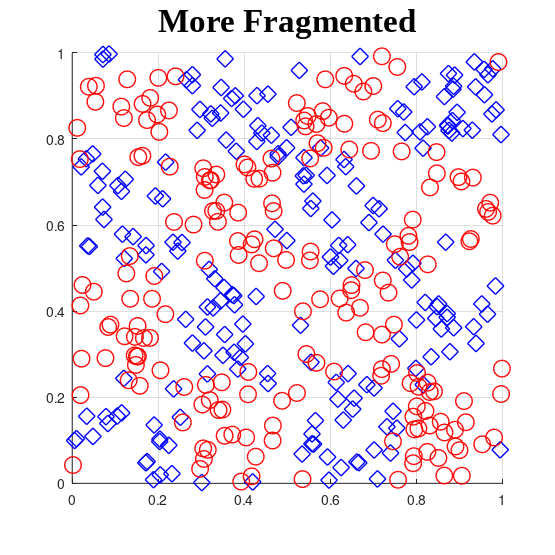
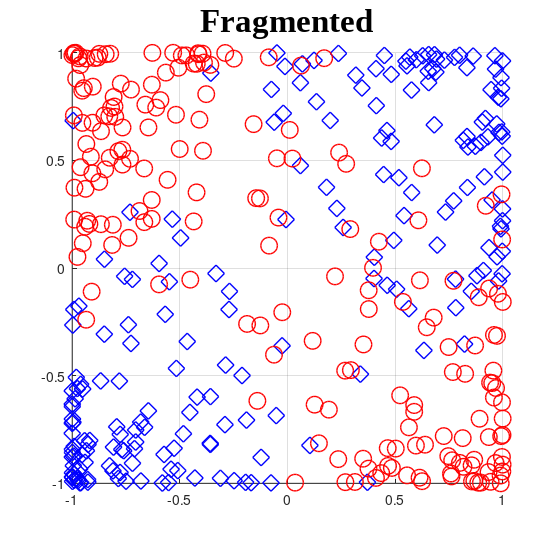
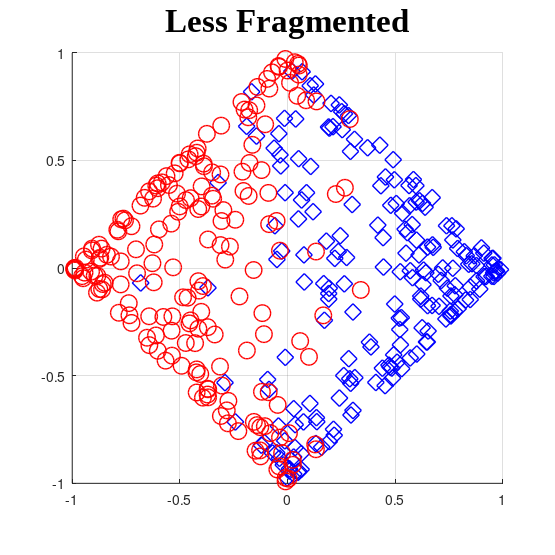

Source code (MATLAB) for these figures, in order:
dbstop if error;

NCATS = 2;
NDIMS = 2;
NCYCLES = 2;
NSAMP = 400;

COLORS = {[0 0 1], [1 0 0]};
SYMBOLS = {'d', 'o'};
FONTSIZE = 24;
FONTNAME = 'Times New Roman';
XYFIGSIZE = [400 400];

MARKERSIZE = 12;

NQUANT = 10;

SAVETAG = ['_' num2str(NCYCLES)];

%---------------------------------------------------------------------------------------------------
%	Simulate fragmented data
%---------------------------------------------------------------------------------------------------
% [Cat (0,1), z1, z2, sin(z1*2*pi*NCYCLES), sin(z2*2*pi*NCYCLES)]
Xtable = [zeros(NSAMP,1), rand(NSAMP,2)];
Xtable = [Xtable, sin(Xtable(:,2:3)*2*pi*NCYCLES)];
Xtable = [Xtable, Xtable(:,4).*Xtable(:,5), cos(Xtable(:,2)*2*pi*NCYCLES).*cos(Xtable(:,3)*2*pi*NCYCLES)];

%	The probability that each data point is in category 1
p1 = 1./(1+exp(8*Xtable(:,4).*Xtable(:,5)));
%	The category labels are assigned stochastically by this probability.
Xtable(:,1) = (rand(size(p1))<p1);
%	The indices
ind0 = find(Xtable(:,1)==0);
ind1 = find(Xtable(:,1)==1);
Xcell = {...
	Xtable(ind0,2:7), ...
	Xtable(ind1,2:7) };

%	The range
ax1 = [0, 1, 0, 1]; %[xmin, xmax, ymin, ymax]
ax2 = [-1, 1, -1, 1];
ax3 = [-1, 1, -1, 1];

%-------------------------------------------------------
%	Plot raw data (very fragmented)
%-------------------------------------------------------
Figure1 = figure; hold on;
set(gcf, 'RendererMode' ,'manual'); set(gcf, 'Renderer', 'painters');
set(gcf, 'PaperPositionMode', 'manual'); set(gcf, 'PaperUnits', 'points');
set(gcf, 'Position', [50, 50, XYFIGSIZE]); set(gcf, 'PaperPosition', [0, 0, XYFIGSIZE]); % [left, bottom, width, height]
title('More Fragmented', 'FontSize', FONTSIZE, 'FontName', FONTNAME);
%xlabel('$z_{2}$', 'Interpreter', 'latex', 'FontSize', FONTSIZE+4, 'FontName', FONTNAME);
%ylabel('$z_{1}$', 'Interpreter', 'latex', 'FontSize', FONTSIZE+4, 'FontName', FONTNAME);
for iCat=1:2
	plot(Xcell{iCat}(:,1), Xcell{iCat}(:,2), SYMBOLS{iCat}, 'Color', COLORS{iCat}, 'LineWidth', 1, 'MarkerSize', MARKERSIZE);
end
axis square; axis(ax1); grid on;
print(gcf, '-dtiff', '-r396', '-painters', ['s_TestMcl_Fragmentation' SAVETAG '_Fig1.tiff']);
%-------------------------------------------------------

%-------------------------------------------------------
%	Plot fragmented data
%-------------------------------------------------------
Figure2 = figure; hold on;
set(gcf, 'RendererMode' ,'manual'); set(gcf, 'Renderer', 'painters');
set(gcf, 'PaperPositionMode', 'manual'); set(gcf, 'PaperUnits', 'points');
set(gcf, 'Position', [50, 50, XYFIGSIZE]); set(gcf, 'PaperPosition', [0, 0, XYFIGSIZE]); % [left, bottom, width, height]
title('Fragmented', 'FontSize', FONTSIZE, 'FontName', FONTNAME);
%xlabel('$sin(kz_{2})$', 'Interpreter', 'latex', 'FontSize', FONTSIZE, 'FontName', FONTNAME);
%ylabel('$sin(kz_{1})$', 'Interpreter', 'latex', 'FontSize', FONTSIZE, 'FontName', FONTNAME);
for iCat=1:2
	plot(Xcell{iCat}(:,3), Xcell{iCat}(:,4), SYMBOLS{iCat}, 'Color', COLORS{iCat}, 'LineWidth', 1, 'MarkerSize', MARKERSIZE);
end
axis square; axis(ax2); grid on;
print(gcf, '-dtiff', '-r396', '-painters', ['s_TestMcl_Fragmentation' SAVETAG '_Fig2.tiff']);
%-------------------------------------------------------

%-------------------------------------------------------
%	Plot least fragmented data
%-------------------------------------------------------
Figure3 = figure; hold on;
set(gcf, 'RendererMode' ,'manual'); set(gcf, 'Renderer', 'painters');
set(gcf, 'PaperPositionMode', 'manual'); set(gcf, 'PaperUnits', 'points');
set(gcf, 'Position', [50, 50, XYFIGSIZE]); set(gcf, 'PaperPosition', [0, 0, XYFIGSIZE]); % [left, bottom, width, height]
title('Less Fragmented', 'FontSize', FONTSIZE, 'FontName', FONTNAME);
%xlabel('$sin(kz_{1})*sin(kz_{2})$', 'Interpreter', 'latex', 'FontSize', FONTSIZE/2, 'FontName', FONTNAME);
%ylabel('$cos(kz_{1})*cos(kz_{2})$', 'Interpreter', 'latex', 'FontSize', FONTSIZE/2, 'FontName', FONTNAME);
for iCat=1:2
	plot(Xcell{iCat}(:,5), Xcell{iCat}(:,6), SYMBOLS{iCat}, 'Color', COLORS{iCat}, 'LineWidth', 1, 'MarkerSize', MARKERSIZE);
end
axis square; axis(ax3); grid on;
print(gcf, '-dtiff', '-r396', '-painters', ['s_TestMcl_Fragmentation' SAVETAG '_Fig3.tiff']);
%-------------------------------------------------------
	
%---------------------------------------------------------------------------------------------------
close(Figure1);
close(Figure2);
close(Figure3);